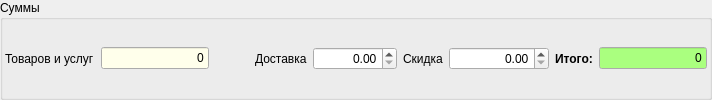
    <widget class="QGroupBox" name="groupBoxPayment">
     <property name="title">
      <string>Суммы</string>
     </property>
     <layout class="QHBoxLayout" name="horizontalLayout_5">
      <property name="spacing">
       <number>6</number>
      </property>
      <property name="leftMargin">
       <number>2</number>
      </property>
      <property name="topMargin">
       <number>2</number>
      </property>
      <property name="rightMargin">
       <number>2</number>
      </property>
      <property name="bottomMargin">
       <number>2</number>
      </property>
      <item>
       <widget class="QLabel" name="label_5">
        <property name="text">
         <string>Товаров и услуг</string>
        </property>
       </widget>
      </item>
      <item>
       <widget class="QLineEdit" name="lineEditSumList">
        <property name="palette">
         <palette>
          <active>
           <colorrole role="Base">
            <brush brushstyle="SolidPattern">
             <color alpha="255">
              <red>255</red>
              <green>255</green>
              <blue>235</blue>
             </color>
            </brush>
           </colorrole>
          </active>
          <inactive>
           <colorrole role="Base">
            <brush brushstyle="SolidPattern">
             <color alpha="255">
              <red>255</red>
              <green>255</green>
              <blue>235</blue>
             </color>
            </brush>
           </colorrole>
          </inactive>
          <disabled>
           <colorrole role="Base">
            <brush brushstyle="SolidPattern">
             <color alpha="255">
              <red>240</red>
              <green>240</green>
              <blue>240</blue>
             </color>
            </brush>
           </colorrole>
          </disabled>
         </palette>
        </property>
        <property name="text">
         <string>0</string>
        </property>
        <property name="alignment">
         <set>Qt::AlignRight|Qt::AlignTrailing|Qt::AlignVCenter</set>
        </property>
        <property name="readOnly">
         <bool>true</bool>
        </property>
       </widget>
      </item>
      <item>
       <spacer name="horizontalSpacer_11">
        <property name="orientation">
         <enum>Qt::Horizontal</enum>
        </property>
        <property name="sizeHint" stdset="0">
         <size>
          <width>40</width>
          <height>20</height>
         </size>
        </property>
       </spacer>
      </item>
      <item>
       <widget class="QLabel" name="label_6">
        <property name="text">
         <string>Доставка</string>
        </property>
       </widget>
      </item>
      <item>
       <widget class="QDoubleSpinBox" name="doubleSpinBoxDeliverySum">
        <property name="alignment">
         <set>Qt::AlignRight|Qt::AlignTrailing|Qt::AlignVCenter</set>
        </property>
        <property name="maximum">
         <double>16777215.000000000000000</double>
        </property>
       </widget>
      </item>
      <item>
       <widget class="QLabel" name="label_7">
        <property name="text">
         <string>Скидка</string>
        </property>
       </widget>
      </item>
      <item>
       <widget class="QDoubleSpinBox" name="doubleSpinBoxDiscountSum">
        <property name="sizePolicy">
         <sizepolicy hsizetype="Preferred" vsizetype="Fixed">
          <horstretch>0</horstretch>
          <verstretch>0</verstretch>
         </sizepolicy>
        </property>
        <property name="minimumSize">
         <size>
          <width>100</width>
          <height>0</height>
         </size>
        </property>
        <property name="alignment">
         <set>Qt::AlignRight|Qt::AlignTrailing|Qt::AlignVCenter</set>
        </property>
        <property name="maximum">
         <double>16777215.000000000000000</double>
        </property>
       </widget>
      </item>
      <item>
       <widget class="QLabel" name="label_8">
        <property name="font">
         <font>
          <weight>75</weight>
          <bold>true</bold>
         </font>
        </property>
        <property name="text">
         <string>Итого:</string>
        </property>
       </widget>
      </item>
      <item>
       <widget class="QLineEdit" name="lineEditSumTotal">
        <property name="palette">
         <palette>
          <active>
           <colorrole role="Base">
            <brush brushstyle="SolidPattern">
             <color alpha="255">
              <red>170</red>
              <green>255</green>
              <blue>127</blue>
             </color>
            </brush>
           </colorrole>
          </active>
          <inactive>
           <colorrole role="Base">
            <brush brushstyle="SolidPattern">
             <color alpha="255">
              <red>170</red>
              <green>255</green>
              <blue>127</blue>
             </color>
            </brush>
           </colorrole>
          </inactive>
          <disabled>
           <colorrole role="Base">
            <brush brushstyle="SolidPattern">
             <color alpha="255">
              <red>240</red>
              <green>240</green>
              <blue>240</blue>
             </color>
            </brush>
           </colorrole>
          </disabled>
         </palette>
        </property>
        <property name="text">
         <string>0</string>
        </property>
        <property name="alignment">
         <set>Qt::AlignRight|Qt::AlignTrailing|Qt::AlignVCenter</set>
        </property>
        <property name="readOnly">
         <bool>true</bool>
        </property>
       </widget>
      </item>
     </layout>
    </widget>
